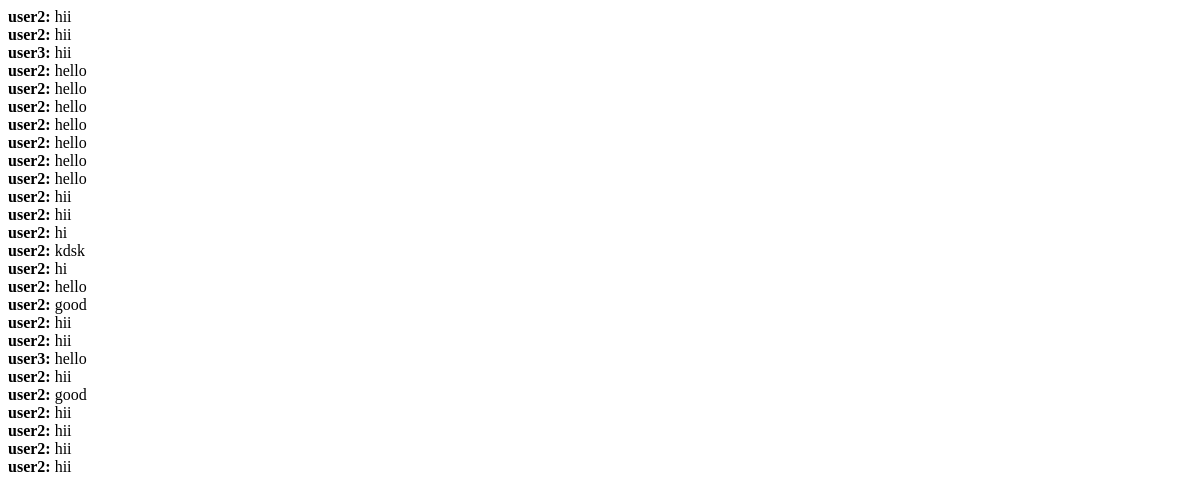
The page /chat_area/2 (signed in) on the database as committed earlier.
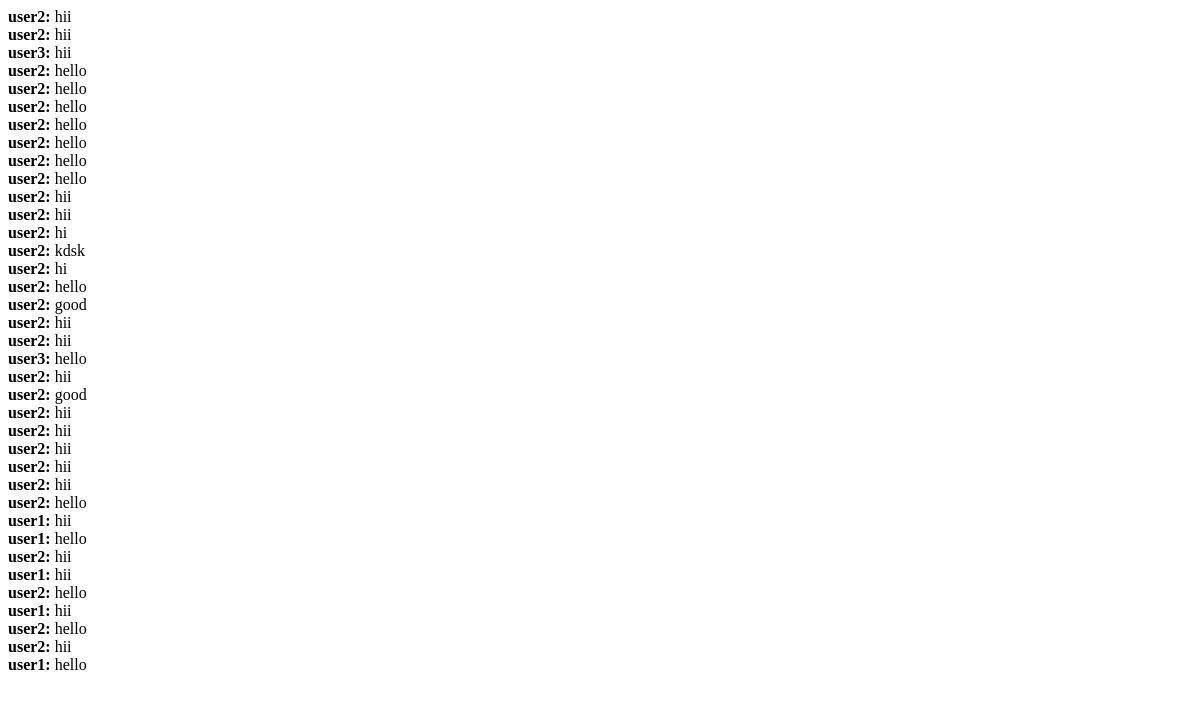
The same page on the database as committed later.
### tables this page shows
CREATE TABLE messages (group_id INTEGER, user_name TEXT, message TEXT);

### app.py (the view)
@app.route('/chat_area/<int:group_id>')
def chat_area(group_id):
    if 'user_id' not in session:
        return redirect('/login')
    user_id = session['user_id']
    user_name = session['user_name']
    with sqlite3.connect(DATABASE) as db:
        cursor = db.cursor()
        cursor.execute("SELECT * FROM group_members WHERE group_id=? AND user_id=?", (group_id, user_id))
        if not cursor.fetchone():
            return redirect('/dashboard')
        cursor.execute("SELECT * FROM messages WHERE group_id=?", (group_id,))
        messages = cursor.fetchall()
    return render_template("chat_area.html", messages=messages, username=user_name)

### templates/chat_area.html (shortened to what this page needs)
<!DOCTYPE html>
<html lang="en">
<head>
</head>
<body>
    <div class="chat-messages" id="chatMessages">
    {% for msg in messages %}
        <div class="message {{ 'you' if msg[1] == username else 'other' }}">
            <strong>{{ msg[1] }}:</strong> {{ msg[2] }}
        </div>
    {% endfor %}
</div>
</body>
</html>

Rows that differ between the two databases and show on the page:
added messages: user_name "user2", message "hii"
added messages: user_name "user2", message "hello"
added messages: user_name "user1", message "hii"
added messages: user_name "user1", message "hello"
added messages: user_name "user2", message "hii"
added messages: user_name "user1", message "hii"
added messages: user_name "user2", message "hello"
added messages: user_name "user1", message "hii"
added messages: user_name "user2", message "hello"
added messages: user_name "user2", message "hii"
added messages: user_name "user1", message "hello"
